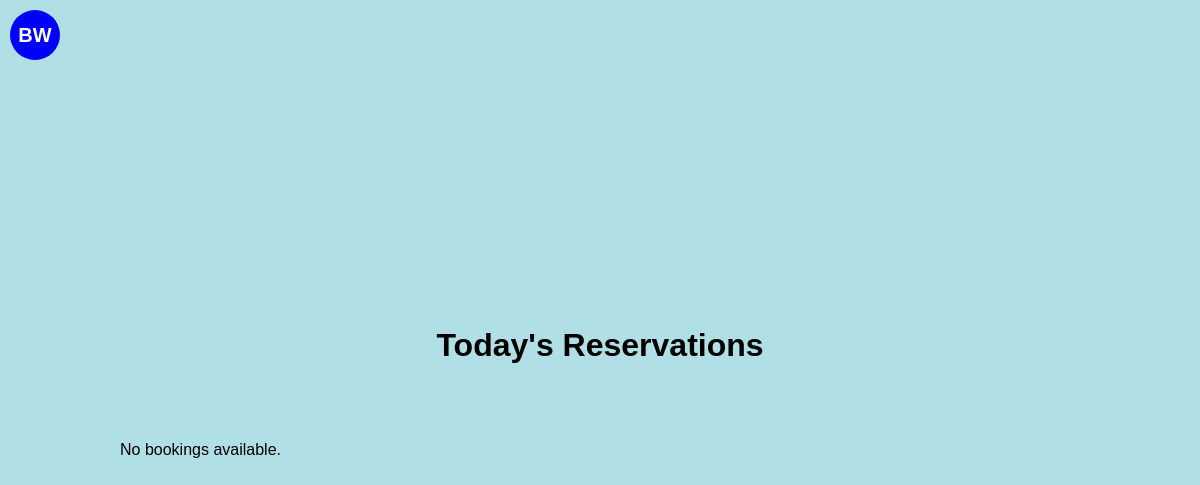
The app's page /, older data.
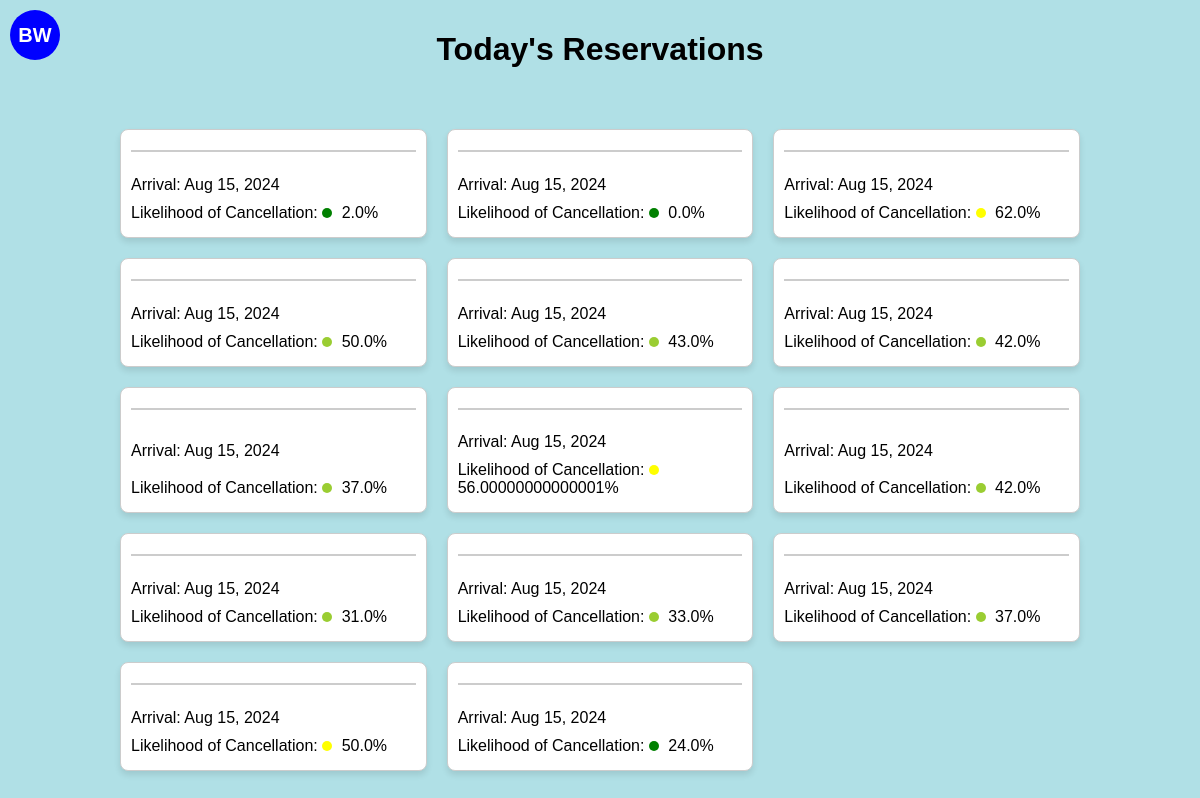
The same page, newer data.
### cancellationPredictor/models.py (models this page shows, shortened)
class Booking(models.Model):
    month_of_booking = models.IntegerField()
    day_of_booking = models.IntegerField()
    weekday_of_booking = models.IntegerField()
    month_of_arrival = models.IntegerField()
    day_of_arrival = models.IntegerField()
    weekday_of_arrival = models.IntegerField()
    num_of_nights = models.IntegerField()
    is_repeated_guest = models.BooleanField()
    previous_stays = models.IntegerField()
    previous_cancellations = models.IntegerField()
    booking_to_arrival_duration = models.IntegerField()
    rate = models.DecimalField(max_digits=10, decimal_places=2)  # Assuming 'Rate' needs to handle decimals
    override = models.DecimalField(max_digits=10, decimal_places=2)  # Assuming 'Override' is a monetary value
    probability = models.DecimalField(max_digits=10, decimal_places=6)  # Storing probabilities with precision
    prediction = models.BooleanField()  # Assuming prediction is a binary outcome (True/False)
    guest_name = models.TextField()  # Adjust max_length as needed
    date_booking_made = models.DateField()
    scheduled_arrival = models.DateField()

### cancellationPredictor/views.py (the view)
# urls.py: path('', BookingListView.as_view(), name='booking-list'),
class BookingListView(ListView):
    model = Booking
    template_name = 'cancellationPredictor/booking_list.html'
    context_object_name = 'bookings'
    def get_queryset(self):
        today = timezone.localdate()
        today_arrivals = Booking.objects.filter(scheduled_arrival=today)
        fake = Faker()  # Create a Faker generator instance
        for booking in today_arrivals:
            booking.guest_name = fake.name()
        return today_arrivals

### cancellationPredictor/templatetags/custom_filters.py (called while the page is built)
@register.filter(name='multiply')
def multiply(value, arg):
    try:
        return float(value) * float(arg)
    except (ValueError, TypeError):
        return ''  # You might choose to handle the error differently.

### templates/cancellationPredictor/booking_list.html (shortened to what this page needs)
{% load custom_filters %}
<!DOCTYPE html>
<html>
<head>
</head>
<body>
    <div id="logo">BW</div>
    <h1>Today's Reservations</h1>
    <div class="grid-container">
        {% for booking in bookings %}
        <div class="card">
            <h3>{{ booking.guest_name }}</h3>
            <p>Arrival: {{ booking.scheduled_arrival|date:"M d, Y" }}</p>
            <p>Likelihood of Cancellation:
                <span class="probability-circle" style="background-color:
                    {% if booking.probability|multiply:100 < 25 %}
                        green
                    {% elif booking.probability|multiply:100 < 50 %}
                        yellowgreen
                    {% elif booking.probability|multiply:100 < 75 %}
                        yellow
                    {% else %}
                        red
                    {% endif %};
                "></span>
                {{ booking.probability|floatformat:2|multiply:100 }}%
            </p>
        </div>
        {% empty %}
        <p>No bookings available.</p>
        {% endfor %}
    </div>
</body>
</html>

### templates/cancellationPredictor/booking_list.html (style rules this page uses)
body { display: flex; flex-direction: column; align-items: center; justify-content: center; min-height: 100vh; margin: 0; font-family: Arial, sans-serif; background-color: #B0E0E6; }
#logo { position: absolute; top: 10px; left: 10px; width: 50px; height: 50px; background-color: #0000FF; border-radius: 50%; display: flex; justify-content: center; align-items: center; color: white; font-weight: bold; font-size: 20px; }
.grid-container { display: grid; grid-template-columns: repeat(auto-fill, minmax(250px, 1fr)); grid-gap: 20px; padding: 20px; width: 80%; max-width: 1000px; margin-top: 20px; }
.card { background-color: #FFFFFF; border: 1px solid #ccc; border-radius: 8px; box-shadow: 0 4px 6px rgba(0,0,0,0.1); padding: 10px; display: flex; flex-direction: column; justify-content: space-between; }
.card h3 { margin-top: 0; color: #333; border-bottom: 2px solid #ccc; padding-bottom: 10px; }
.card p { margin: 5px 0; }
.probability-circle { height: 10px; width: 10px; border-radius: 50%; display: inline-block; margin-right: 5px; }

Row changes from the older to the newer data that the page shows:
now on this page (row edited): Booking: scheduled_arrival "Aug 15, 2024", probability|multiply "2.0"
now on this page (row edited): Booking: scheduled_arrival "Aug 15, 2024", probability|multiply "0.0"
now on this page (row edited): Booking: scheduled_arrival "Aug 15, 2024", probability|multiply "62.0"
added Booking: scheduled_arrival "Aug 15, 2024", probability|multiply "50.0"
added Booking: scheduled_arrival "Aug 15, 2024", probability|multiply "43.0"
added Booking: scheduled_arrival "Aug 15, 2024", probability|multiply "42.0"
added Booking: scheduled_arrival "Aug 15, 2024", probability|multiply "37.0"
added Booking: scheduled_arrival "Aug 15, 2024", probability|multiply "56.00000000000001"
added Booking: scheduled_arrival "Aug 15, 2024", probability|multiply "42.0"
added Booking: scheduled_arrival "Aug 15, 2024", probability|multiply "31.0"
added Booking: scheduled_arrival "Aug 15, 2024", probability|multiply "33.0"
added Booking: scheduled_arrival "Aug 15, 2024", probability|multiply "37.0"
added Booking: scheduled_arrival "Aug 15, 2024", probability|multiply "50.0"
added Booking: scheduled_arrival "Aug 15, 2024", probability|multiply "24.0"
Text that changed along with them:
text no longer shown: "No bookings available."
